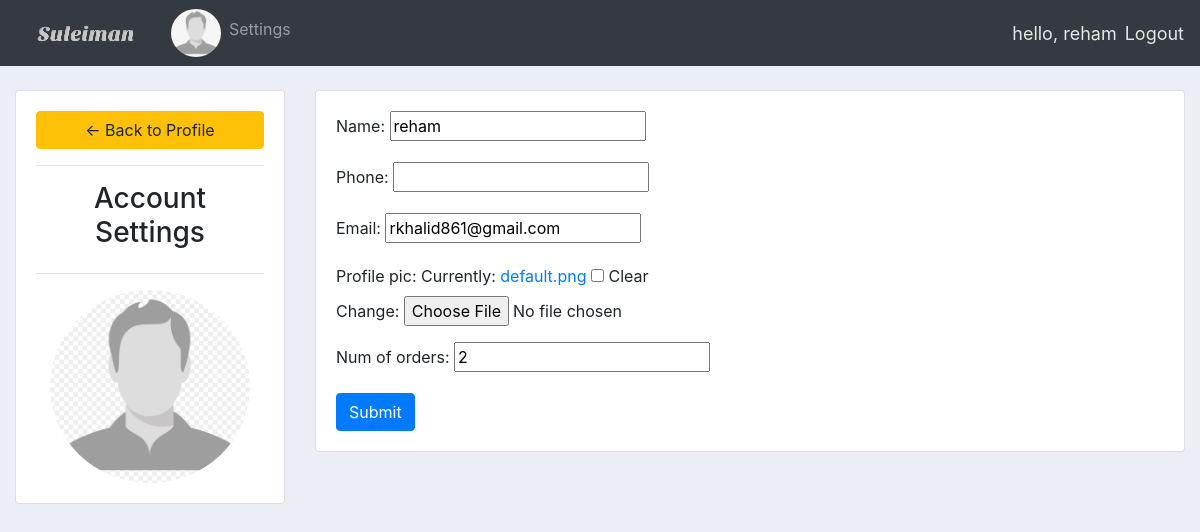
Page /settings/ (signed in) on the committed database.
### accounts/models.py (models this page shows, shortened)
class Customer(models.Model):
    user = models.OneToOneField(User, null=True,on_delete=models.CASCADE)
    name = models.CharField(max_length=200, null=True)
    phone = models.CharField(max_length=200, null=True)
    email = models.EmailField(max_length=254, null=True)
    profile_pic = models.ImageField(default='default.png', blank=True, null=True)
    date_created  = models.DateTimeField(auto_now_add=True, null=True)
    num_of_orders = models.IntegerField(null=True)

### accounts/decorators.py (the view)
        def wrapper_func(request, *args, **kwargs):
            group = None
            if request.user.groups.exists():
                group = request.user.groups.all()[0].name
            if group in allowed_roles:
                return view_func(request,*args, **kwargs)
            else:
                return HttpResponse('You are not autherized to view this page.')

### accounts/forms.py
class CustomerForm(ModelForm):
    class Meta:
        model = Customer
        fields = '__all__'
        exclude = ['user']

### accounts/views.py (called while the page is built)
@login_required(login_url='login')
@allowed_users(allowed_roles=['customer'])
def account_settings(request):
    customer = request.user.customer
    form = CustomerForm(instance=customer)
    if request.method == 'POST':
        form = CustomerForm(request.POST, request.FILES, instance=customer)
        if form.is_valid():
            form.save()
    context={
        'form' : form,
        'flag' : False,
        }
    return render(request, 'accounts/account-settings.html', context)

### accounts/templates/accounts/account-settings.html (shortened to what this page needs)
{%  extends 'accounts/main.html' %}
{% load static %}
{% block content %}
<br>
<div class="row">
	<div class="col-md-3">
		<div class="card card-body">
			{% if not flag %}
			<a class="btn btn-warning" href="{% url 'home' %}"> &#8592; Back to Profile</a>
			<hr>
			<h3 style="text-align: center">Account Settings</h3>
			<hr>
			<img class="profile-pic" src="{{request.user.customer.profile_pic.url}}" >
			{% else %}
			<a class="btn btn-warning" href="{% url 'customer' customer.id %}"> &#8592; Back to Profile</a>
			<hr>
			<h3 style="text-align: center">Account Settings</h3>
			<hr>
			<img class="profile-pic" src="{{customer.profile_pic.url}}" >
			{% endif %}
		</div>
	</div>
	<div class="col-md-9">
		<div class="card card-body">
			<form method="POST" action="" enctype="multipart/form-data">
				{{form.as_p}}
			<input class="btn btn-primary" type="submit" name="Update Information">
			</form>
		</div>
	</div>
</div>
{% endblock %}

### accounts/templates/accounts/navbar.html (shortened to what this page needs)
{% load static %}
<nav class="navbar navbar-expand-lg navbar-dark bg-dark">
    <a class="navbar-brand" href="{% url 'home' %}"><img src="{% static 'images/logo.png' %}" alt="logo"></a>
    {% if request.user.is_authenticated %}
    <div class="collapse navbar-collapse" id="navbarNav">
      <ul class="navbar-nav">
        {% if request.user.is_staff %}
          <li class="nav-item active">
            <a class="nav-link" href="{% url 'home' %}">Dashboard</a>
          </li>
          <li class="nav-item">
            <a class="nav-link" href="{% url 'products' %}">Products</a>
          </li>
          {% else %}
          <li class="nav-item">
			      <img class="profile-pic-nav" src="{{request.user.customer.profile_pic.url}}" >
          </li>
          <li class="nav-item">
           <a class="nav-link" href="{% url 'accounts-settings' %}">Settings</a>
         </li>
         {% endif %}
      </ul>
    </div>
    <span class="username" >hello, {{request.user}}</span>
    <span><a class ="logout" href="{% url 'logout' %}">Logout</a></span>
    {% endif %}
  </nav>

### static/css/main.css (style rules this page uses)
body { background-color: #ebeff5; }

### accounts/templates/accounts/navbar.html (style rules this page uses)
.logout { font-size: 18px; color: #e5e5e5; }
.username { font-size: 18px; margin-right: 8px; color: #e5e5e5; }
.profile-pic-nav { max-width: 50px; max-height:50px; margin: 0 auto; border-radius: 50%; }

### accounts/templates/accounts/account-settings.html (style rules this page uses)
.profile-pic { max-width: 200px; max-height:200px; margin: 0 auto; border-radius: 50%; }

### rows in the picture
Customer: name "reham", email "rkhalid861@gmail.com", num_of_orders "2"

### other values in the picture
{{ request.user }} "reham"
